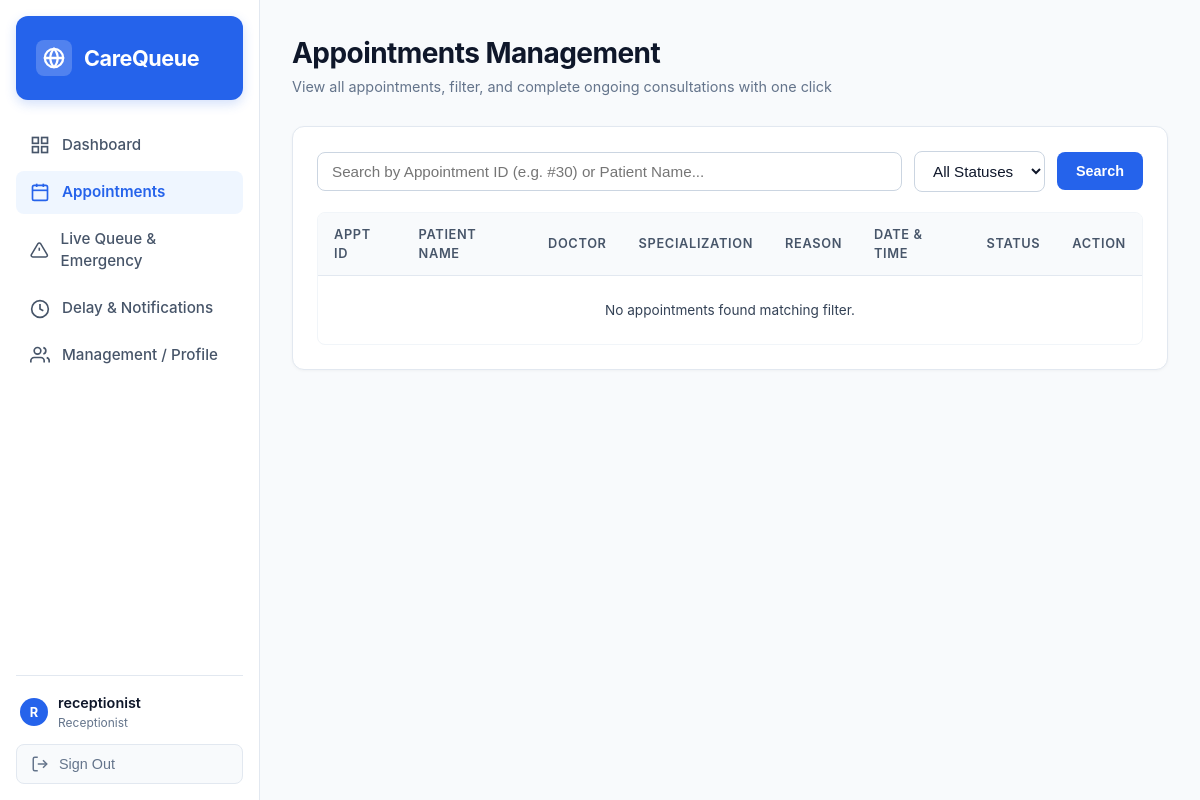
Before: /receptionist/appointments/ (signed in) with the older database file.
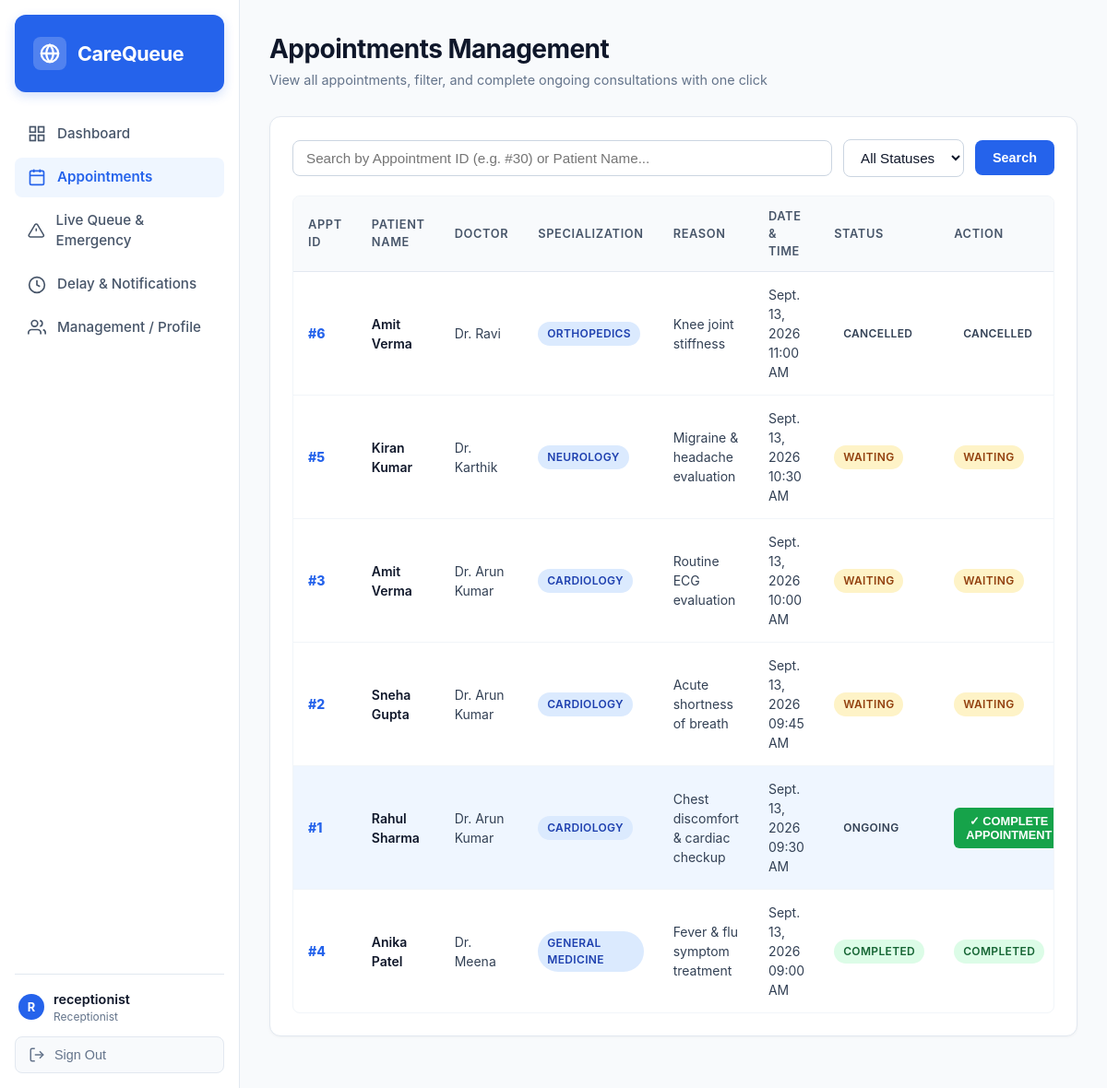
After: the same page with the newer database file.
### appointments/models.py (models this page shows, shortened)
class Appointment(models.Model):
    STATUS_CHOICES = [
        ('WAITING', 'Waiting'),
        ('ONGOING', 'Ongoing'),
        ('COMPLETED', 'Completed'),
        ('CANCELLED', 'Cancelled'),
    ]
    PRIORITY_CHOICES = [
        ('NORMAL', 'Normal'),
        ('EMERGENCY', 'Emergency'),
    ]
    patient = models.ForeignKey(User, on_delete=models.CASCADE, related_name='appointments')
    doctor = models.ForeignKey(Doctor, on_delete=models.CASCADE, related_name='doctor_appointments')
    appointment_date = models.DateField()
    appointment_time = models.TimeField()
    reason = models.TextField(blank=True, null=True)
    token_number = models.CharField(max_length=20, blank=True, null=True)
    status = models.CharField(max_length=20, choices=STATUS_CHOICES, default='WAITING')
    priority = models.CharField(max_length=20, choices=PRIORITY_CHOICES, default='NORMAL')
    expected_time = models.TimeField(null=True, blank=True)
    delay_minutes = models.IntegerField(default=0)
    created_at = models.DateTimeField(auto_now_add=True)
    completed_at = models.DateTimeField(null=True, blank=True)
    @property
    def display_id(self):
        return f"#{self.id}"

class Doctor(models.Model):
    user = models.OneToOneField(User, on_delete=models.SET_NULL, null=True, blank=True, related_name='doctor')
    name = models.CharField(max_length=100)
    specialization = models.CharField(max_length=100)
    average_consultation_minutes = models.IntegerField(default=10)
    available = models.BooleanField(default=True)
    available_days = models.CharField(max_length=100, default='Mon - Sat')
    available_times = models.CharField(max_length=100, default='09:00 AM - 05:00 PM')

### appointments/views.py (the view)
    @login_required
    def _wrapped(request, *args, **kwargs):
        if not is_receptionist_user(request.user):
            messages.error(request, "Access denied. Receptionist portal only.")
            return redirect('home')
        return view_func(request, *args, **kwargs)

### appointments/views.py (called while the page is built, shortened)
def is_receptionist_user(user):
    if not user.is_authenticated:
        return False
    if user.is_staff or user.username == 'receptionist':
        return True
    profile = getattr(user, 'profile', None)
    return profile and profile.user_type == 'RECEPTIONIST'

def receptionist_required(view_func):
    @login_required
    def _wrapped(request, *args, **kwargs):
        if not is_receptionist_user(request.user):
            messages.error(request, "Access denied. Receptionist portal only.")
            return redirect('home')
        return view_func(request, *args, **kwargs)
    return _wrapped

@receptionist_required
def receptionist_appointments(request):
    query = request.GET.get('q', '').strip()
    status_filter = request.GET.get('status', 'ALL')
    appts = Appointment.objects.all().order_by('-appointment_date', '-appointment_time')
    if status_filter != 'ALL':
        appts = appts.filter(status=status_filter)
    context = {
        'appts': appts,
        'query': query,
        'status_filter': status_filter,
    }
    return render(request, 'receptionist_appointments.html', context)

### templates/receptionist_appointments.html (shortened to what this page needs)
{% extends 'base.html' %}
{% block content %}
<div class="header-bar">
    <div class="header-title">
        <h1>Appointments Management</h1>
        <p>View all appointments, filter, and complete ongoing consultations with one click</p>
    </div>
</div>
<div class="card">
    <form method="get" style="display: flex; gap: 12px; align-items: center; margin-bottom: 20px;">
        <div style="flex: 1;">
            <input type="text" name="q" value="{{ query }}" placeholder="Search by Appointment ID (e.g. #30) or Patient Name..." class="form-control">
        </div>
        <div>
            <select name="status" class="form-control" onchange="this.form.submit()">
                <option value="ALL" {% if status_filter == 'ALL' %}selected{% endif %}>All Statuses</option>
            </select>
        </div>
        <button type="submit" class="btn btn-primary">Search</button>
    </form>
    <div class="table-container">
        <table class="table">
            <thead>
                <tr>
                    <th>Appt ID</th>
                    <th>Patient Name</th>
                    <th>Doctor</th>
                    <th>Specialization</th>
                    <th>Reason</th>
                    <th>Date & Time</th>
                    <th>Status</th>
                    <th>Action</th>
                </tr>
            </thead>
            <tbody>
                {% for a in appts %}
                <tr {% if a.status == 'ONGOING' %}style="background-color: #eff6ff;"{% endif %}>
                    <td style="font-weight: 800; color: #2563eb;">{{ a.display_id }}</td>
                    <td style="font-weight: 600; color: #0f172a;">{{ a.patient.first_name|default:a.patient.username }} {{ a.patient.last_name }}</td>
                    <td>Dr. {{ a.doctor.name }}</td>
                    <td><span class="badge status-confirmed">{{ a.doctor.specialization }}</span></td>
                    <td>{{ a.reason|default:"General Checkup" }}</td>
                    <td>{{ a.appointment_date }} {{ a.appointment_time|time:"h:i A" }}</td>
                    <td><span class="badge status-{{ a.status|lower }}">{{ a.status }}</span></td>
                    <td>
                        {% if a.status == 'ONGOING' %}
                            <form action="{% url 'complete_appointment_action' a.id %}" method="post" style="display: inline;">
                                <button type="submit" class="btn btn-sm btn-success" style="font-weight: 600;">
                                    ✓ COMPLETE APPOINTMENT
                                </button>
                            </form>
                        {% else %}
                            <span class="badge status-{{ a.status|lower }}">{{ a.status }}</span>
                        {% endif %}
                    </td>
                </tr>
                {% empty %}
                <tr><td colspan="8" class="text-muted" style="text-align: center; padding: 24px;">No appointments found matching filter.</td></tr>
                {% endfor %}
            </tbody>
        </table>
    </div>
</div>
{% endblock %}

Changed rows visible on the page:
added Appointment: display_id "#6", patient.first_name "Amit", patient.last_name "Verma", doctor.name "Ravi", doctor.specialization "ORTHOPEDICS", reason "Knee joint stiffness", appointment_date "Sept. 13, 2026", appointment_time "11:00 AM", status "CANCELLED"
added Appointment: display_id "#5", patient.first_name "Kiran", patient.last_name "Kumar", doctor.name "Karthik", doctor.specialization "NEUROLOGY", reason "Migraine & headache evaluation", appointment_date "Sept. 13, 2026", appointment_time "10:30 AM", status "WAITING"
added Appointment: display_id "#3", patient.first_name "Amit", patient.last_name "Verma", doctor.name "Arun Kumar", doctor.specialization "CARDIOLOGY", reason "Routine ECG evaluation", appointment_date "Sept. 13, 2026", appointment_time "10:00 AM", status "WAITING"
added Appointment: display_id "#2", patient.first_name "Sneha", patient.last_name "Gupta", doctor.name "Arun Kumar", doctor.specialization "CARDIOLOGY", reason "Acute shortness of breath", appointment_date "Sept. 13, 2026", appointment_time "09:45 AM", status "WAITING"
added Appointment: display_id "#1", patient.first_name "Rahul", patient.last_name "Sharma", doctor.name "Arun Kumar", doctor.specialization "CARDIOLOGY", reason "Chest discomfort & cardiac checkup", appointment_date "Sept. 13, 2026", appointment_time "09:30 AM", status "ONGOING", shows "✓ COMPLETE APPOINTMENT"
added Appointment: display_id "#4", patient.first_name "Anika", patient.last_name "Patel", doctor.name "Meena", doctor.specialization "GENERAL MEDICINE", reason "Fever & flu symptom treatment", appointment_date "Sept. 13, 2026", appointment_time "09:00 AM", status "COMPLETED"
Other visible differences:
text no longer shown: "No appointments found matching filter."
